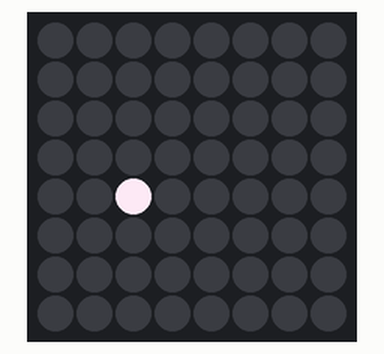
The program below on a simulated Raspberry Pi (BCM pin numbers) with a Sense HAT. On the bench: the Sense HAT's 8×8 RGB LED matrix. Dim RGB values are drawn brighter than linear; random numbers come from a fixed seed.

Above: at 1.1 s.
At 5.1 s:
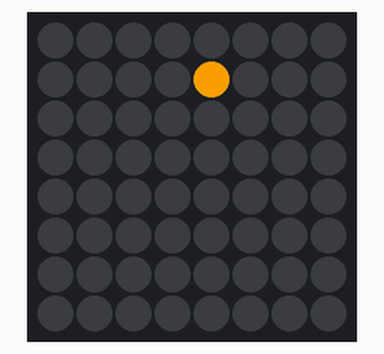
At 10.1 s:
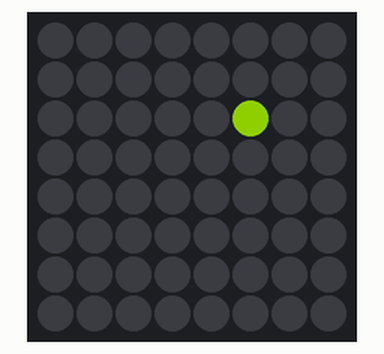
At 19.1 s:
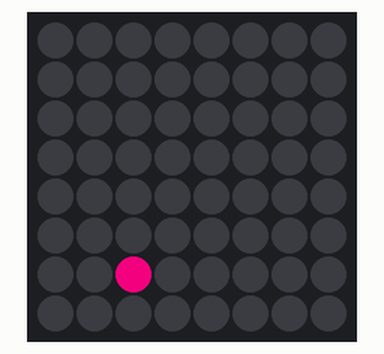
At 28.1 s:
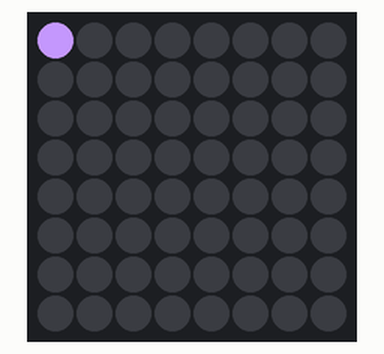
At 38.1 s:
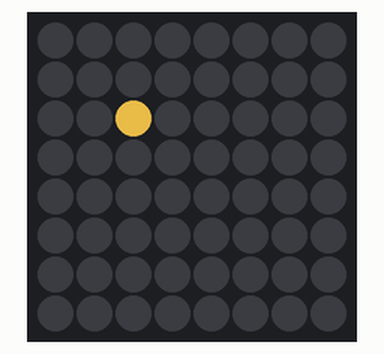

The program:

task4_ball.py
```python
from sense_hat import SenseHat
from time import sleep
from random import randint
import random
sense = SenseHat()

n = 3
m = 3

ball_position = [n, m] # coordinates of the starting position

def random_colour():
  random_red = randint(0, 255)
  random_green = randint(0, 255)
  random_blue = randint(0, 255)
  return (random_red, random_green, random_blue)

while True:
  sleep(1)	# sleep for 1 second

  r = randint(-1,1)
  s = randint(-1,1)

  #print(r)
  #print(s)
  while r==0 and s==0:
    r = randint(-1,1)
    s = randint(-1,1)
  else:
    x= n+r
    y= m+s
    if 0<x<8 and 0<y<8:
      ball_position[0] = x # generate a new x-position
      ball_position[1] = y # generate a new y-position
      n=x
      m=y

      sense.clear()
      sense.set_pixel(ball_position[0], ball_position[1], random_colour())

    if y>7 or y<0:

      y=1


    if x>7 or x<0:
      x=1


    ball_position[0] = x # generate a new x-position
    ball_position[1] = y # generate a new y-position
    n=x
    m=y

    sense.clear()
    sense.set_pixel(ball_position[0], ball_position[1], random_colour())
```

Measured:
- what the display in image 0 shows lasts 1.0 s, from 1.0 s to 2.0 s
